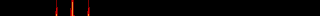

A level layout from a 2D game, rendered from its tile map. Below: a short description, then the map file with its tile-grid data intact:
An orthogonal 20x1 tile map with 16x16 px tiles, 1 tile layer (Tile Layer 1).

<map version="1.10" tiledversion="1.10.2" orientation="orthogonal" renderorder="right-down" width="20" height="1" tilewidth="16" tileheight="16" infinite="0" nextlayerid="2" nextobjectid="1">
 <tileset firstgid="1" source="Tileset.tsx" />
 <layer id="1" name="Tile Layer 1" width="20" height="1">
  <data encoding="csv">
1,1,1,96,95,96,1,1,1,1,1,1,1,1,1,1,1,1,1,1
</data>
 </layer>
</map>
